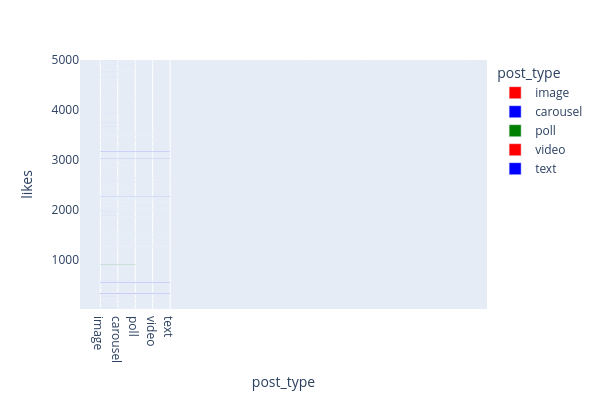

The code cell stored with this chart in its notebook:
### Code cell
fig=px.bar(df,x='post_type',y='likes',
           height=400,
           width=600,
           hover_data=['post_day','sentiment_score','post_time'],
           color='post_type',
           color_discrete_sequence=['red','blue','green'],
           orientation='h')
fig.show()

### Figure 1 — Plotly figure (JSON) as saved in the notebook; plotly's stock layout.template omitted (floating-point values rounded to 4 significant figures)
{"data": [{"customdata": [["Thursday", "positive", "8/17/2023 14:45"], ["Thursday", "negative", "11/16/2023 0:45"], ["Sunday", "positive", "2/26/2023 11:45"], ["Friday", "neutral", "2/10/2023 13:00"], ["Thursday", "positive", "2/2/2023 16:00"], ["Saturday", "negative", "1/7/2023 10:30"], ["Saturday", "positive", "7/1/2023 14:45"], ["Tuesday", "negative", "6/6/2023 19:30"], ["Monday", "neutral", "4/17/2023 15:00"], ["Friday", "positive", "7/14/2023 15:00"], ["Saturday", "negative", "1/21/2023 1:00"], ["Monday", "negative", "3/13/2023 23:15"], ["Monday", "neutral", "5/15/2023 6:30"], ["Wednesday", "positive", "9/20/2023 6:00"], ["Saturday", "neutral", "10/14/2023 18:45"], ["Monday", "positive", "11/27/2023 4:30"], ["Tuesday", "neutral", "6/6/2023 21:00"]], "hovertemplate": "post_type=%{x}<br>likes=%{y}<br>post_day=%{customdata[0]}<br>sentiment_score=%{customdata[1]}<br>post_time=%{customdata[2]}<extra></extra>", "legendgroup": "image", "marker": {"color": "red", "pattern": {"shape": ""}}, "name": "image", "orientation": "h", "showlegend": true, "textposition": "auto", "type": "bar", "x": ["image", "image", "image", "image", "image", "image", "image", "image", "image", "image", "image", "image", "image", "image", "image", "image", "image"], "xaxis": "x", "y": [2121, 1183, 1982, 2348, 455, 548, 4665, 1309, 725, 950, 4297, 3401, 227, 3982, 187, 1694, 4483], "yaxis": "y"}, {"customdata": [["Sunday", "neutral", "5/14/2023 0:45"], ["Friday", "neutral", "5/5/2023 20:00"], ["Thursday", "neutral", "5/11/2023 11:00"], ["Saturday", "negative", "11/11/2023 15:45"], ["Monday", "positive", "1/9/2023 20:00"], ["Monday", "positive", "1/30/2023 13:30"], ["Sunday", "positive", "1/1/2023 20:00"], ["Thursday", "negative", "10/5/2023 6:30"], ["Friday", "positive", "2/3/2023 0:30"], ["Friday", "negative", "8/4/2023 12:45"], ["Wednesday", "positive", "12/27/2023 11:30"], ["Friday", "positive", "3/31/2023 16:00"], ["Monday", "neutral", "10/2/2023 23:30"], ["Friday", "positive", "5/19/2023 4:30"], ["Friday", "negative", "1/27/2023 15:45"], ["Wednesday", "neutral", "4/19/2023 19:45"], ["Sunday", "negative", "4/23/2023 8:15"], ["Friday", "neutral", "5/5/2023 16:45"], ["Wednesday", "positive", "7/5/2023 18:15"], ["Wednesday", "positive", "12/13/2023 4:45"], ["Sunday", "negative", "11/19/2023 12:30"], ["Tuesday", "negative", "10/3/2023 19:00"], ["Wednesday", "positive", "5/3/2023 8:00"], ["Friday", "negative", "9/15/2023 0:45"], ["Sunday", "negative", "5/7/2023 0:30"], ["Wednesday", "positive", "7/12/2023 17:45"]], "hovertemplate": "post_type=%{x}<br>likes=%{y}<br>post_day=%{customdata[0]}<br>sentiment_score=%{customdata[1]}<br>post_time=%{customdata[2]}<extra></extra>", "legendgroup": "carousel", "marker": {"color": "blue", "pattern": {"shape": ""}}, "name": "carousel", "orientation": "h", "showlegend": true, "textposition": "auto", "type": "bar", "x": ["carousel", "carousel", "carousel", "carousel", "carousel", "carousel", "carousel", "carousel", "carousel", "carousel", "carousel", "carousel", "carousel", "carousel", "carousel", "carousel", "carousel", "carousel", "carousel", "carousel", "carousel", "carousel", "carousel", "carousel", "carousel", "carousel"], "xaxis": "x", "y": [3660, 256, 1878, 45, 889, 1961, 5000, 1992, 4594, 447, 667, 2586, 592, 4763, 3742, 130, 2026, 1690, 3571, 4678, 4656, 1203, 2884, 3956, 951, 36], "yaxis": "y"}, {"customdata": [["Tuesday", "negative", "2/21/2023 16:15"], ["Wednesday", "positive", "7/5/2023 5:15"], ["Tuesday", "neutral", "5/2/2023 6:15"], ["Wednesday", "positive", "5/17/2023 0:15"], ["Wednesday", "neutral", "3/1/2023 8:00"], ["Sunday", "negative", "9/10/2023 13:45"], ["Thursday", "positive", "2/9/2023 15:30"], ["Tuesday", "positive", "5/2/2023 0:30"], ["Tuesday", "negative", "8/8/2023 17:45"], ["Thursday", "positive", "1/19/2023 7:15"], ["Sunday", "negative", "3/19/2023 4:00"], ["Tuesday", "positive", "3/7/2023 19:15"], ["Friday", "positive", "12/29/2023 12:15"]], "hovertemplate": "post_type=%{x}<br>likes=%{y}<br>post_day=%{customdata[0]}<br>sentiment_score=%{customdata[1]}<br>post_time=%{customdata[2]}<extra></extra>", "legendgroup": "poll", "marker": {"color": "green", "pattern": {"shape": ""}}, "name": "poll", "orientation": "h", "showlegend": true, "textposition": "auto", "type": "bar", "x": ["poll", "poll", "poll", "poll", "poll", "poll", "poll", "poll", "poll", "poll", "poll", "poll", "poll"], "xaxis": "x", "y": [4955, 2872, 559, 898, 2083, 4795, 2253, 2463, 4726, 2990, 3195, 3005, 5000], "yaxis": "y"}, {"customdata": [["Tuesday", "positive", "5/23/2023 0:30"], ["Tuesday", "neutral", "5/2/2023 6:15"], ["Thursday", "positive", "6/15/2023 3:15"], ["Wednesday", "positive", "9/27/2023 19:00"], ["Saturday", "positive", "4/8/2023 19:15"], ["Thursday", "neutral", "5/11/2023 0:30"], ["Sunday", "neutral", "1/1/2023 6:00"], ["Thursday", "negative", "11/23/2023 2:00"], ["Friday", "positive", "12/1/2023 10:00"], ["Wednesday", "negative", "3/22/2023 3:15"], ["Sunday", "positive", "11/12/2023 17:30"], ["Thursday", "neutral", "7/13/2023 9:15"], ["Wednesday", "neutral", "12/27/2023 4:00"], ["Sunday", "neutral", "12/24/2023 7:45"], ["Sunday", "negative", "12/31/2023 22:30"], ["Thursday", "negative", "12/28/2023 16:45"], ["Monday", "neutral", "4/10/2023 0:00"], ["Friday", "positive", "4/14/2023 10:30"], ["Wednesday", "positive", "7/26/2023 20:15"], ["Wednesday", "neutral", "1/4/2023 18:30"], ["Wednesday", "negative", "12/6/2023 4:00"], ["Thursday", "positive", "2/23/2023 17:15"], ["Friday", "neutral", "10/27/2023 23:45"]], "hovertemplate": "post_type=%{x}<br>likes=%{y}<br>post_day=%{customdata[0]}<br>sentiment_score=%{customdata[1]}<br>post_time=%{customdata[2]}<extra></extra>", "legendgroup": "video", "marker": {"color": "red", "pattern": {"shape": ""}}, "name": "video", "orientation": "h", "showlegend": true, "textposition": "auto", "type": "bar", "x": ["video", "video", "video", "video", "video", "video", "video", "video", "video", "video", "video", "video", "video", "video", "video", "video", "video", "video", "video", "video", "video", "video", "video"], "xaxis": "x", "y": [3499, 317, 304, 119, 5000, 4245, 5000, 4929, 2236, 5000, 1498, 4846, 2204, 344, 3544, 560, 3398, 5000, 5000, 2642, 5000, 1857, 314], "yaxis": "y"}, {"customdata": [["Saturday", "neutral", "10/28/2023 19:30"], ["Friday", "negative", "12/8/2023 2:15"], ["Saturday", "positive", "9/30/2023 10:30"], ["Sunday", "neutral", "7/23/2023 5:45"], ["Monday", "positive", "11/20/2023 2:00"], ["Monday", "positive", "10/2/2023 12:15"], ["Friday", "positive", "10/6/2023 10:00"], ["Thursday", "negative", "7/6/2023 8:00"], ["Tuesday", "positive", "5/16/2023 22:15"], ["Wednesday", "negative", "7/12/2023 0:00"], ["Tuesday", "positive", "2/14/2023 18:00"], ["Tuesday", "positive", "1/3/2023 3:00"], ["Monday", "negative", "6/12/2023 9:30"], ["Tuesday", "positive", "7/18/2023 22:00"], ["Thursday", "neutral", "7/27/2023 19:15"], ["Sunday", "positive", "6/25/2023 15:15"], ["Thursday", "neutral", "7/6/2023 7:00"], ["Saturday", "positive", "11/25/2023 7:30"], ["Tuesday", "neutral", "5/23/2023 22:30"], ["Wednesday", "positive", "5/3/2023 12:30"], ["Saturday", "positive", "8/5/2023 8:45"]], "hovertemplate": "post_type=%{x}<br>likes=%{y}<br>post_day=%{customdata[0]}<br>sentiment_score=%{customdata[1]}<br>post_time=%{customdata[2]}<extra></extra>", "legendgroup": "text", "marker": {"color": "blue", "pattern": {"shape": ""}}, "name": "text", "orientation": "h", "showlegend": true, "textposition": "auto", "type": "bar", "x": ["text", "text", "text", "text", "text", "text", "text", "text", "text", "text", "text", "text", "text", "text", "text", "text", "text", "text", "text", "text", "text"], "xaxis": "x", "y": [1274, 1446, 1333, 512, 2013, 332, 3161, 3259, 2251, 1551, 1268, 2265, 3094, 3026, 2153, 553, 2566, 2416, 15, 3404, 229], "yaxis": "y"}], "layout": {"barmode": "relative", "height": 400, "legend": {"title": {"text": "post_type"}, "tracegroupgap": 0}, "margin": {"t": 60}, "width": 600, "xaxis": {"anchor": "y", "categoryarray": ["image", "carousel", "poll", "video", "text"], "categoryorder": "array", "domain": [0, 1], "title": {"text": "post_type"}}, "yaxis": {"anchor": "x", "domain": [0, 1], "title": {"text": "likes"}}}}
